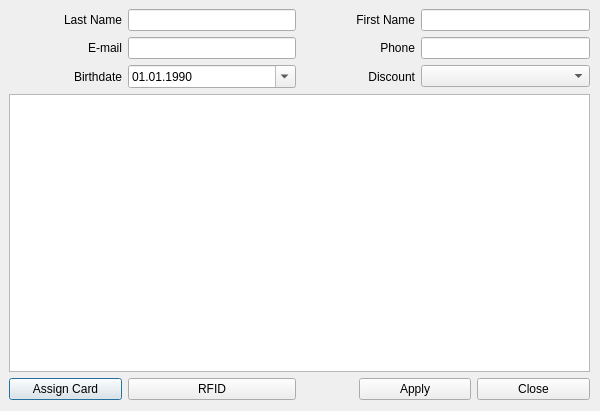
<?xml version="1.0" encoding="UTF-8"?>
<ui version="4.0">
 <class>Dialog</class>
 <widget class="QDialog" name="Dialog">
  <property name="geometry">
   <rect>
    <x>0</x>
    <y>0</y>
    <width>600</width>
    <height>411</height>
   </rect>
  </property>
  <property name="windowTitle">
   <string>Dialog</string>
  </property>
  <widget class="QWidget" name="verticalLayoutWidget">
   <property name="geometry">
    <rect>
     <x>9</x>
     <y>9</y>
     <width>581</width>
     <height>391</height>
    </rect>
   </property>
   <layout class="QVBoxLayout" name="verticalLayout" stretch="3,0,1">
    <item>
     <layout class="QGridLayout" name="gridLayout" columnstretch="2,3,2,3">
      <item row="0" column="2">
       <widget class="QLabel" name="labelFirstName">
        <property name="text">
         <string>First Name</string>
        </property>
        <property name="alignment">
         <set>Qt::AlignRight|Qt::AlignTrailing|Qt::AlignVCenter</set>
        </property>
       </widget>
      </item>
      <item row="0" column="0">
       <widget class="QLabel" name="labelLastName">
        <property name="text">
         <string>Last Name</string>
        </property>
        <property name="alignment">
         <set>Qt::AlignRight|Qt::AlignTrailing|Qt::AlignVCenter</set>
        </property>
       </widget>
      </item>
      <item row="0" column="1">
       <widget class="QLineEdit" name="editLastName"/>
      </item>
      <item row="0" column="3">
       <widget class="QLineEdit" name="editFirstName"/>
      </item>
      <item row="1" column="1">
       <widget class="QLineEdit" name="editEmail"/>
      </item>
      <item row="1" column="3">
       <widget class="QLineEdit" name="editPhone"/>
      </item>
      <item row="1" column="0">
       <widget class="QLabel" name="labelEmail">
        <property name="text">
         <string>E-mail</string>
        </property>
        <property name="alignment">
         <set>Qt::AlignRight|Qt::AlignTrailing|Qt::AlignVCenter</set>
        </property>
       </widget>
      </item>
      <item row="2" column="0">
       <widget class="QLabel" name="labelBirthdate">
        <property name="text">
         <string>Birthdate</string>
        </property>
        <property name="alignment">
         <set>Qt::AlignRight|Qt::AlignTrailing|Qt::AlignVCenter</set>
        </property>
       </widget>
      </item>
      <item row="1" column="2">
       <widget class="QLabel" name="labelPhone">
        <property name="text">
         <string>Phone</string>
        </property>
        <property name="alignment">
         <set>Qt::AlignRight|Qt::AlignTrailing|Qt::AlignVCenter</set>
        </property>
       </widget>
      </item>
      <item row="2" column="2">
       <widget class="QLabel" name="labelDiscount">
        <property name="text">
         <string>Discount</string>
        </property>
        <property name="alignment">
         <set>Qt::AlignRight|Qt::AlignTrailing|Qt::AlignVCenter</set>
        </property>
       </widget>
      </item>
      <item row="2" column="1">
       <widget class="QDateEdit" name="dateBirth">
        <property name="displayFormat">
         <string>dd.MM.yyyy</string>
        </property>
        <property name="calendarPopup">
         <bool>true</bool>
        </property>
        <property name="date">
         <date>
          <year>1990</year>
          <month>1</month>
          <day>1</day>
         </date>
        </property>
       </widget>
      </item>
      <item row="2" column="3">
       <widget class="QComboBox" name="comboDiscount"/>
      </item>
     </layout>
    </item>
    <item>
     <widget class="QTableView" name="tableHistory">
      <property name="editTriggers">
       <set>QAbstractItemView::NoEditTriggers</set>
      </property>
      <property name="selectionBehavior">
       <enum>QAbstractItemView::SelectRows</enum>
      </property>
     </widget>
    </item>
    <item>
     <layout class="QHBoxLayout" name="horizontalLayout_2" stretch="2,3,1,2,2">
      <item>
       <widget class="QPushButton" name="buttonAssign">
        <property name="text">
         <string>Assign Card</string>
        </property>
       </widget>
      </item>
      <item>
       <widget class="QPushButton" name="buttonRFID">
        <property name="text">
         <string>RFID</string>
        </property>
       </widget>
      </item>
      <item>
       <spacer name="horizontalSpacer">
        <property name="orientation">
         <enum>Qt::Horizontal</enum>
        </property>
        <property name="sizeHint" stdset="0">
         <size>
          <width>40</width>
          <height>20</height>
         </size>
        </property>
       </spacer>
      </item>
      <item>
       <widget class="QPushButton" name="buttonApply">
        <property name="text">
         <string>Apply</string>
        </property>
       </widget>
      </item>
      <item>
       <widget class="QPushButton" name="buttonClose">
        <property name="text">
         <string>Close</string>
        </property>
       </widget>
      </item>
     </layout>
    </item>
   </layout>
  </widget>
 </widget>
 <resources/>
 <connections/>
</ui>
